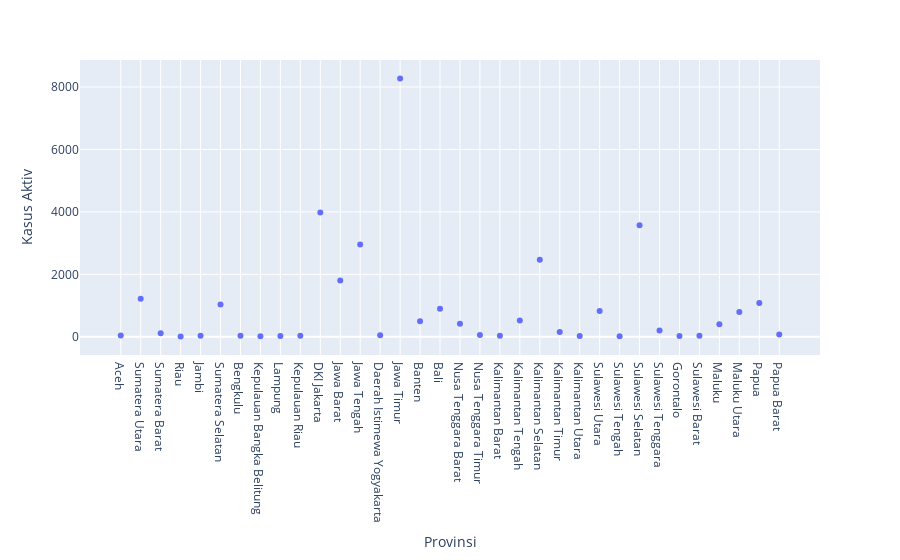

The cell this chart's notebook holds for it:
### Code cell
px.scatter(df, x = "Provinsi", y = "Kasus Aktiv")

### Figure 1 — Plotly figure (JSON) as saved in the notebook; plotly's stock layout.template omitted (floating-point values rounded to 4 significant figures)
{"data": [{"hovertemplate": "Provinsi=%{x}<br>Kasus Aktiv=%{y}<extra></extra>", "legendgroup": "", "marker": {"color": "#636efa", "symbol": "circle"}, "mode": "markers", "name": "", "orientation": "v", "showlegend": false, "type": "scatter", "x": ["Aceh", "Sumatera Utara", "Sumatera Barat", "Riau", "Jambi", "Sumatera Selatan", "Bengkulu", "Kepulauan Bangka Belitung", "Lampung", "Kepulauan Riau", "DKI Jakarta", "Jawa Barat", "Jawa Tengah", "Daerah Istimewa Yogyakarta", "Jawa Timur", "Banten", "Bali", "Nusa Tenggara Barat", "Nusa Tenggara Timur", "Kalimantan Barat", "Kalimantan Tengah", "Kalimantan Selatan", "Kalimantan Timur", "Kalimantan Utara", "Sulawesi Utara", "Sulawesi Tengah", "Sulawesi Selatan", "Sulawesi Tenggara", "Gorontalo", "Sulawesi Barat", "Maluku", "Maluku Utara", "Papua", "Papua Barat"], "xaxis": "x", "y": [43, 1219, 112, 11, 39, 1034, 35, 16, 30, 34, 3982, 1804, 2956, 53, 8272, 496, 903, 417, 63, 35, 525, 2469, 152, 30, 829, 22, 3577, 202, 31, 33, 406, 798, 1081, 77], "yaxis": "y"}], "layout": {"legend": {"tracegroupgap": 0}, "margin": {"t": 60}, "xaxis": {"anchor": "y", "domain": [0, 1], "title": {"text": "Provinsi"}}, "yaxis": {"anchor": "x", "domain": [0, 1], "title": {"text": "Kasus Aktiv"}}}}
